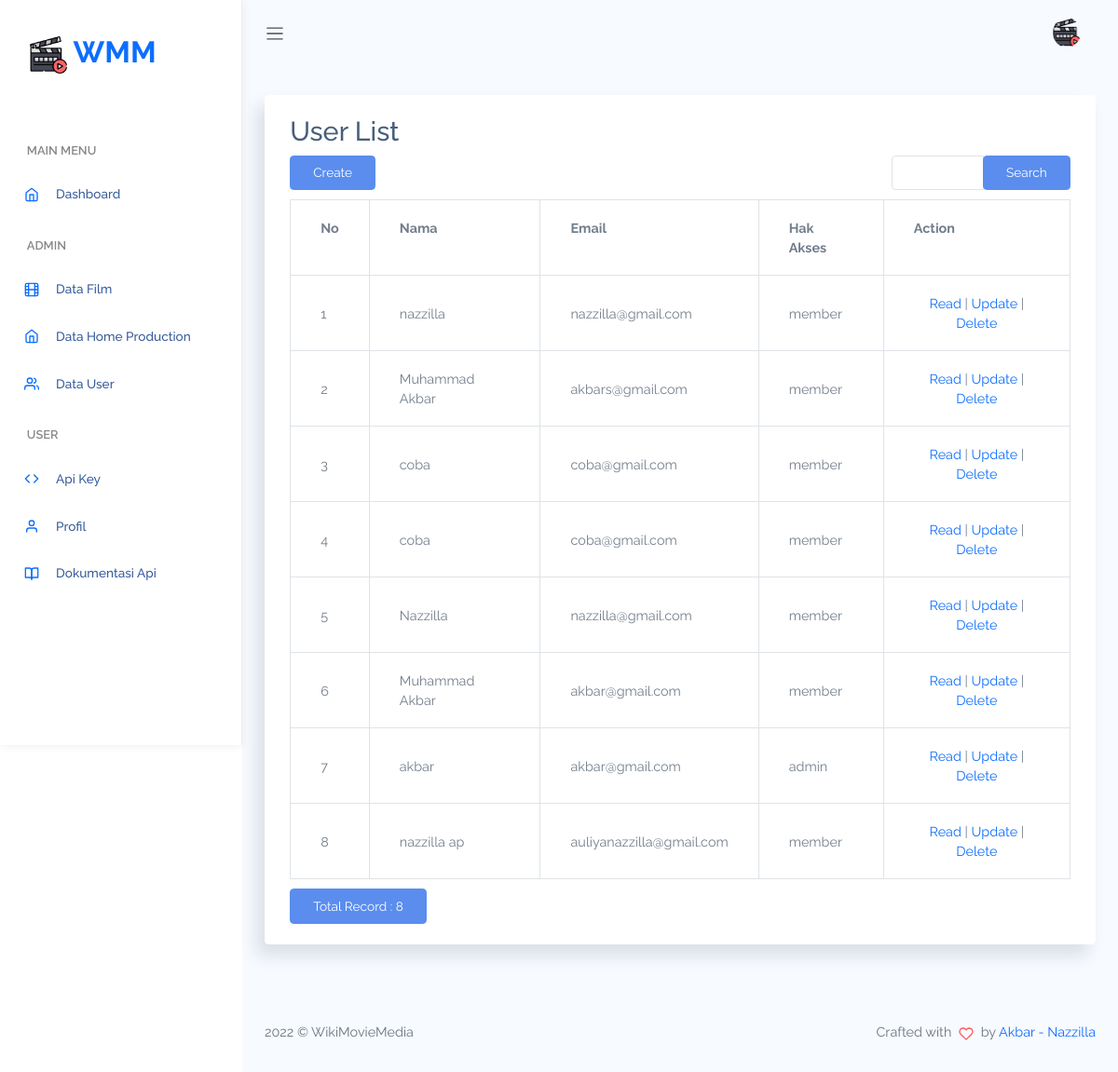
The page /index.php/user on the database as committed earlier.
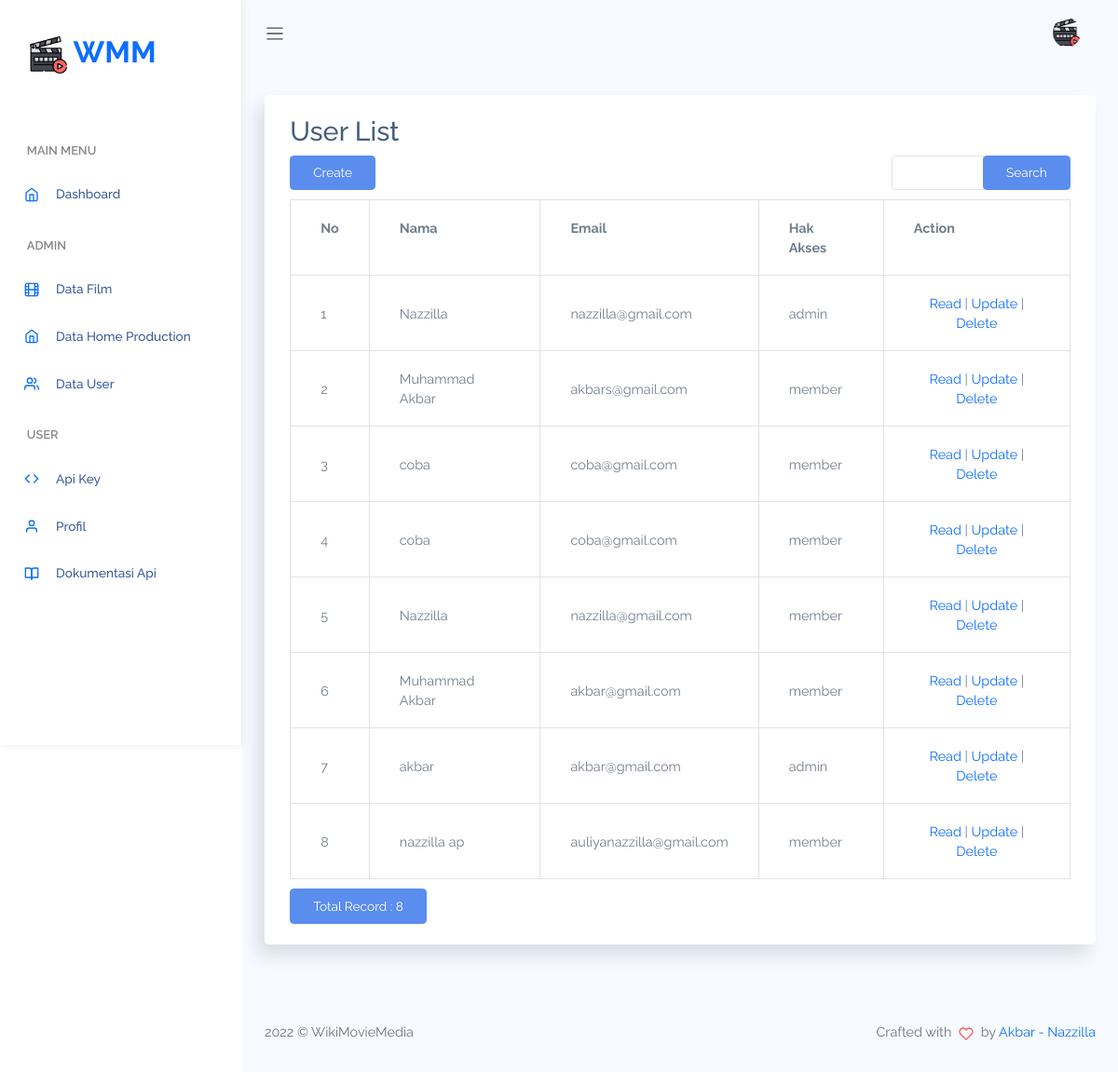
The same page on the database as committed later.
### tables this page shows
CREATE TABLE `user` (
  `id_user` int(11) NOT NULL,
  `nama` varchar(255) NOT NULL,
  `email` varchar(255) NOT NULL,
  `password` varchar(255) NOT NULL,
  `hak_akses` enum('admin','member') NOT NULL DEFAULT 'member'
);

### application/controllers/User.php (called while the page is built, shortened)
<?php
class User extends CI_Controller
{
    function __construct()
    {
        $this->load->model('User_model');
        $this->load->model('Keys_model');
        $this->load->library('form_validation');
    }
    public function index()
    {
        $q = urldecode($this->input->get('q', TRUE));
        $start = intval($this->input->get('start'));
        if ($q <> '') {
            $config['base_url'] = base_url() . 'user/index.html?q=' . urlencode($q);
            $config['first_url'] = base_url() . 'user/index.html?q=' . urlencode($q);
        } else {
            $config['base_url'] = base_url() . 'user/index.html';
            $config['first_url'] = base_url() . 'user/index.html';
        }
        $config['per_page'] = 10;
        $config['page_query_string'] = TRUE;
        $config['total_rows'] = $this->User_model->total_rows($q);
        $user = $this->User_model->get_limit_data($config['per_page'], $start, $q);
        $this->load->library('pagination');
        $this->pagination->initialize($config);
        $data = array(
            'user_data' => $user,
            'q' => $q,
            'pagination' => $this->pagination->create_links(),
            'total_rows' => $config['total_rows'],
            'start' => $start,
        );
        $this->load->view('dashboard/header');
        $this->load->view('user/user_list', $data);
        $this->load->view('dashboard/footer');
    }
}

### index.php (called while the page is built, shortened)
<?php
require_once BASEPATH.'core/CodeIgniter.php';

### application/config/config.php (called while the page is built, shortened)
<?php
$config['base_url'] = ((isset($_SERVER['HTTPS']) && $_SERVER['HTTPS'] == "on") ? "https" : "http");
$config['base_url'] .= "://" . $_SERVER['HTTP_HOST'];
$config['base_url'] .= str_replace(basename($_SERVER['SCRIPT_NAME']), "", $_SERVER['SCRIPT_NAME']);
$config['index_page'] = 'index.php';
$config['uri_protocol']  = 'REQUEST_URI';
$config['url_suffix'] = '';
$config['language']  = 'english';
$config['charset'] = 'UTF-8';
$config['enable_hooks'] = FALSE;
$config['subclass_prefix'] = 'MY_';
$config['composer_autoload'] = 'vendor/autoload.php';
$config['permitted_uri_chars'] = 'a-z 0-9~%.:_\-';
$config['enable_query_strings'] = FALSE;
$config['controller_trigger'] = 'c';
$config['function_trigger'] = 'm';
$config['directory_trigger'] = 'd';
$config['allow_get_array'] = TRUE;
$config['log_threshold'] = 0;
$config['log_path'] = '';
$config['log_file_extension'] = '';
$config['log_file_permissions'] = 0644;
$config['log_date_format'] = 'Y-m-d H:i:s';
$config['error_views_path'] = '';
$config['cache_path'] = '';
$config['cache_query_string'] = FALSE;
$config['encryption_key'] = '';
$config['sess_driver'] = 'files';
$config['sess_cookie_name'] = 'ci_session';
$config['sess_expiration'] = 7200;
$config['sess_save_path'] = NULL;
$config['sess_match_ip'] = FALSE;
$config['sess_time_to_update'] = 300;
$config['sess_regenerate_destroy'] = FALSE;
$config['cookie_prefix']  = '';
$config['cookie_domain']  = '';
$config['cookie_path']    = '/';
$config['cookie_secure']  = FALSE;
$config['cookie_httponly']   = FALSE;
$config['standardize_newlines'] = FALSE;
$config['global_xss_filtering'] = FALSE;
$config['csrf_protection'] = FALSE;
$config['csrf_token_name'] = 'csrf_test_name';
$config['csrf_cookie_name'] = 'csrf_cookie_name';
$config['csrf_expire'] = 7200;
$config['csrf_regenerate'] = TRUE;
$config['csrf_exclude_uris'] = array();
$config['compress_output'] = FALSE;
$config['time_reference'] = 'local';
$config['rewrite_short_tags'] = FALSE;
$config['proxy_ips'] = '';

### application/models/User_model.php (called while the page is built, shortened)
<?php
class User_model extends CI_Model
{
    public $table = 'user';
    public $id = 'id_user';
    public $order = 'DESC';
    function total_rows($q = NULL)
    {
        $this->db->like('id_user', $q);
        $this->db->or_like('nama', $q);
        $this->db->or_like('email', $q);
        $this->db->or_like('password', $q);
        $this->db->from($this->table);
        return $this->db->count_all_results();
    }
    function get_limit_data($limit, $start = 0, $q = NULL)
    {
        $this->db->order_by($this->id, $this->order);
        $this->db->like('id_user', $q);
        $this->db->or_like('nama', $q);
        $this->db->or_like('email', $q);
        $this->db->or_like('password', $q);
        $this->db->limit($limit, $start);
        return $this->db->get($this->table)->result();
    }
}

### application/views/user/user_list.php (the view, shortened to what this page needs)
<div class="card">
    <div class="card-body">
        <h2 style="margin-top:0px">User List</h2>
        <div class="row" style="margin-bottom: 10px">
            <div class="col-md-4">
                <?php echo anchor(site_url('user/create'), 'Create', 'class="btn btn-primary"'); ?>
            </div>
            <div class="text-center col-md-4">
            </div>
            <div class="text-right col-md-1">
            </div>
            <div class="text-right col-md-3">
                <form action="<?php echo site_url('user/index'); ?>" class="form-inline" method="get">
                    <div class="input-group">
                        <input type="text" class="form-control" name="q" value="<?php echo $q; ?>">
                        <span class="input-group-btn">
                            <button class="btn btn-primary" type="submit">Search</button>
                        </span>
                    </div>
                </form>
            </div>
        </div>
        <table class="table table-bordered" style="margin-bottom: 10px">
            <tr>
                <th>No</th>
                <th>Nama</th>
                <th>Email</th>
                <th>Hak Akses</th>
                <th>Action</th>
            </tr><?php
                    foreach ($user_data as $user) {
                    ?>
                <tr>
                    <td width="80px"><?php echo ++$start ?></td>
                    <td><?php echo $user->nama ?></td>
                    <td><?php echo $user->email ?></td>
                    <td><?php echo $user->hak_akses ?></td>
                    <td style="text-align:center" width="200px">
                        <?php
                        echo anchor(site_url('user/read/' . $user->id_user), 'Read');
                        echo ' | ';
                        echo anchor(site_url('user/update/' . $user->id_user), 'Update');
                        echo ' | ';
                        echo anchor(site_url('user/delete/' . $user->id_user), 'Delete', 'onclick="javasciprt: return confirm(\'Are You Sure ?\')"');
                        ?>
                    </td>
                </tr>
            <?php
                    }
            ?>
        </table>
        <div class="row">
            <div class="col-md-6">
                <a href="#" class="btn btn-primary">Total Record : <?php echo $total_rows ?></a>
            </div>
            <div class="text-right col-md-6">
            </div>
        </div>
    </div>
</div>

### application/views/dashboard/header.php (shortened to what this page needs)
<!DOCTYPE html>
<html lang="en">
<head>
  <link rel="stylesheet" href="<?= base_url('/'); ?>assets/css/bootstrap.css">
  <link rel="stylesheet" href="<?= base_url('/'); ?>assets/vendors/chartjs/Chart.min.css">
  <link rel="stylesheet" href="<?= base_url('/'); ?>assets/vendors/perfect-scrollbar/perfect-scrollbar.css">
  <link rel="stylesheet" href="<?= base_url('/'); ?>assets/css/app.css">
</head>
<body>
  <div id="app">
    <div id="sidebar" class='active'>
      <div class="sidebar-wrapper active">
        <div class="sidebar-header">
          <a href="<?= base_url(); ?>">
            <img src="<?= base_url('/'); ?>assets/img/logo.png" alt="">
            WMM
          </a>
        </div>
        <div class="sidebar-menu">
          <ul class="menu">
            <li class='sidebar-title'>Main Menu</li>
            <li class="sidebar-item">
              <a href="<?= base_url('dashboard'); ?>" class='sidebar-link'>
                <i data-feather="home" width="20"></i>
                <span>Dashboard</span>
              </a>
            </li>
            <li class='sidebar-title'>Admin</li>
            <li class="sidebar-item ">
              <a href="<?= base_url('film'); ?>" class='sidebar-link'>
                <i data-feather="film" width="20"></i>
                <span>Data Film</span>
              </a>
            </li>
            <li class="sidebar-item ">
              <a href="<?= base_url('homeproduction'); ?>" class='sidebar-link'>
                <i data-feather="home" width="20"></i>
                <span>Data Home Production</span>
              </a>
            </li>
            <li class="sidebar-item ">
              <a href="<?= base_url('user'); ?>" class='sidebar-link'>
                <i data-feather="users" width="20"></i>
                <span>Data User</span>
              </a>
            </li>
            <li class='sidebar-title'>User</li>
            <li class="sidebar-item ">
              <a href="<?= base_url('user/api'); ?>" class='sidebar-link'>
                <i data-feather="code" width="20"></i>
                <span>Api Key</span>
              </a>
            </li>
            <li class="sidebar-item ">
              <a href="form-layout.html" class='sidebar-link'>
                <i data-feather="user" width="20"></i>
                <span>Profil</span>
              </a>
            </li>
            <li class="sidebar-item ">
              <a href="form-layout.html" class='sidebar-link'>
                <i data-feather="book-open" width="20"></i>
                <span>Dokumentasi Api</span>
              </a>
            </li>
          </ul>
        </div>
      </div>
    </div>
    <div id="main">
      <nav class="navbar navbar-header navbar-expand navbar-light">
        <a class="sidebar-toggler" href="#"><span class="navbar-toggler-icon"></span></a>
        <div class="collapse navbar-collapse" id="navbarSupportedContent">
          <ul class="ml-auto navbar-nav d-flex align-items-center navbar-light">
            <li class="dropdown">
              <a href="#" data-toggle="dropdown" class="nav-link dropdown-toggle nav-link-lg nav-link-user">
                <div class="mr-1 avatar">
                  <img src="<?= base_url('/'); ?>assets/img/logo.png" alt="" srcset="">
                </div>
              </a>
            </li>
          </ul>
        </div>
      </nav>
      <div class="main-content container-fluid">

### application/views/dashboard/footer.php (shortened to what this page needs)
</div>
<footer>
  <div class="clearfix mb-0 footer text-muted">
    <div class="float-left">
      <p><?php echo date('Y') ?> &copy; WikiMovieMedia</p>
    </div>
    <div class="float-right">
      <p>Crafted with <span class='text-danger'><i data-feather="heart"></i></span> by <a href="<?= base_url('/'); ?>">Akbar - Nazzilla</a></p>
    </div>
  </div>
</footer>
</div>
</div>
</body>
</html>

### assets/css/app.css (style rules this page uses)
* { font-family: Raleway; }
#app { position: relative; }
#main { margin-left: 260px; background-color: #f7faff; min-height: 100vh; transition: margin-left 0.6s ease-out; }
#main .main-content { padding: 2rem 1.5rem; }
a { text-decoration: none; }
a, button { outline: 0; }
i, svg.feather { font-size: 14px; height: 1rem; }
footer { padding: 1rem 1.5rem; }
.avatar { display: inline-flex; border-radius: 50%; text-align: center; vertical-align: middle; position: relative; }
.avatar img { width: 32px; height: 32px; border-radius: 50%; }
.btn.btn-danger, .btn.btn-dark, .btn.btn-info, .btn.btn-light, .btn.btn-link, .btn.btn-primary, .btn.btn-secondary, .btn.btn-success, .btn.btn-warning { color: #fff; }
.dropdown-toggle:after { color: #fff; }
#sidebar.active .sidebar-wrapper { left: 0; }
.sidebar-wrapper { width: 260px; height: 100vh; position: fixed; top: 0; z-index: 10; background-color: #fff; bottom: 0; border-right: 1px solid #eee; box-shadow: 0 0 10px #ececec; left: -260px; transition: left 0.6s ease-out; }
.sidebar-wrapper .sidebar-header { padding: 2rem 2rem 1rem; font-size: 2rem; font-weight: 700; }
.sidebar-wrapper .sidebar-header img { height: 2.5rem; }
.sidebar-wrapper .menu { padding-left: 0; margin-top: 2rem; }
.sidebar-wrapper .menu .sidebar-title { padding: 1.5rem 1.8rem 0.5rem; font-size: 0.8rem; font-weight: 600; color: #888; text-transform: uppercase; }
.sidebar-wrapper .menu .sidebar-link { display: block; padding: 0.7rem 1.5rem; font-size: 0.85rem; display: flex; align-items: center; transition: all 0.5s; }
.sidebar-wrapper .menu .sidebar-link > span { color: #053382; font-weight: 500; margin-left: 1rem; opacity: 0.8; }
.sidebar-wrapper .menu .sidebar-item { list-style: none; margin-top: 0.5rem; position: relative; }
.card { box-shadow: -8px 12px 18px 0 rgba(25, 42, 70, 0.13); margin-bottom: 2.2rem; }
.card .card-body { padding: 1.4rem 1.7rem; }
.navbar { height: 70px; padding: 1.5rem; }
.navbar .nav-link-user img { width: 30px; }
.navbar.navbar-header li { display: flex; align-items: center; }
.navbar.navbar-header .dropdown > a { color: #6c757d; font-weight: 600; }
.navbar.navbar-header .dropdown > a:after { display: none; }
.dataTable-table td, .dataTable-table thead th, .table td, .table thead th { vertical-align: middle; }

Rows that differ between the two databases and show on the page:
changed user (number 1 of 8 on the later page): nama "nazzilla" → "Nazzilla"; hak_akses "member" → "admin"
